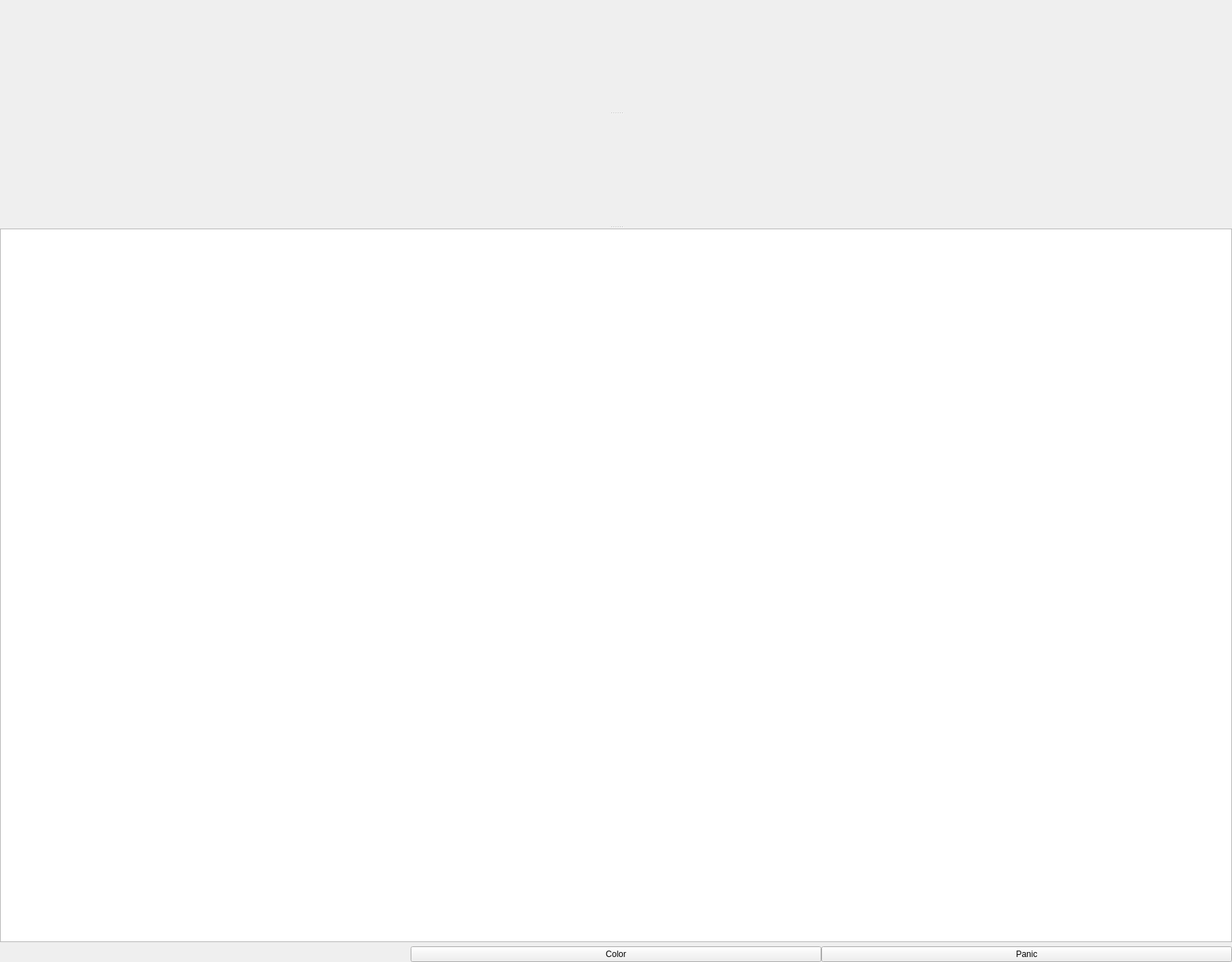
<?xml version="1.0" encoding="UTF-8"?>
<ui version="4.0">
 <class>FaceWidget</class>
 <widget class="QWidget" name="FaceWidget">
  <property name="geometry">
   <rect>
    <x>0</x>
    <y>0</y>
    <width>1731</width>
    <height>1351</height>
   </rect>
  </property>
  <property name="windowTitle">
   <string>Form</string>
  </property>
  <layout class="QVBoxLayout" name="verticalLayout">
   <property name="spacing">
    <number>6</number>
   </property>
   <property name="leftMargin">
    <number>0</number>
   </property>
   <property name="topMargin">
    <number>0</number>
   </property>
   <property name="rightMargin">
    <number>0</number>
   </property>
   <property name="bottomMargin">
    <number>0</number>
   </property>
   <item>
    <widget class="QSplitter" name="splitter">
     <property name="orientation">
      <enum>Qt::Orientation::Vertical</enum>
     </property>
     <widget class="EyesWidget" name="widgetEyes" native="true">
      <property name="sizePolicy">
       <sizepolicy hsizetype="Minimum" vsizetype="Expanding">
        <horstretch>0</horstretch>
        <verstretch>0</verstretch>
       </sizepolicy>
      </property>
      <property name="minimumSize">
       <size>
        <width>0</width>
        <height>0</height>
       </size>
      </property>
     </widget>
     <widget class="RealtimeValuesWidget" name="widgetRealtimeValues" native="true">
      <property name="sizePolicy">
       <sizepolicy hsizetype="Minimum" vsizetype="Expanding">
        <horstretch>0</horstretch>
        <verstretch>0</verstretch>
       </sizepolicy>
      </property>
     </widget>
     <widget class="LogWidget" name="logScroll">
      <property name="sizePolicy">
       <sizepolicy hsizetype="Minimum" vsizetype="Expanding">
        <horstretch>0</horstretch>
        <verstretch>0</verstretch>
       </sizepolicy>
      </property>
     </widget>
    </widget>
   </item>
   <item>
    <widget class="QWidget" name="widgetConnect" native="true">
     <property name="sizePolicy">
      <sizepolicy hsizetype="Expanding" vsizetype="Minimum">
       <horstretch>0</horstretch>
       <verstretch>0</verstretch>
      </sizepolicy>
     </property>
     <layout class="QVBoxLayout" name="verticalLayout_2">
      <property name="spacing">
       <number>0</number>
      </property>
      <property name="leftMargin">
       <number>0</number>
      </property>
      <property name="topMargin">
       <number>0</number>
      </property>
      <property name="rightMargin">
       <number>0</number>
      </property>
      <property name="bottomMargin">
       <number>0</number>
      </property>
      <item>
       <layout class="QHBoxLayout" name="horizontalLayout">
        <item>
         <widget class="TryToggle" name="tryToggleConnect" native="true">
          <property name="sizePolicy">
           <sizepolicy hsizetype="Minimum" vsizetype="Minimum">
            <horstretch>0</horstretch>
            <verstretch>0</verstretch>
           </sizepolicy>
          </property>
          <property name="minimumSize">
           <size>
            <width>10</width>
            <height>20</height>
           </size>
          </property>
         </widget>
        </item>
        <item>
         <widget class="QPushButton" name="pushButtonNewColor">
          <property name="minimumSize">
           <size>
            <width>0</width>
            <height>20</height>
           </size>
          </property>
          <property name="text">
           <string>Color</string>
          </property>
         </widget>
        </item>
        <item>
         <widget class="PanicButton" name="pushButtonPanic">
          <property name="text">
           <string>Panic</string>
          </property>
         </widget>
        </item>
       </layout>
      </item>
     </layout>
    </widget>
   </item>
  </layout>
 </widget>
 <customwidgets>
  <customwidget>
   <class>LogWidget</class>
   <extends>QPlainTextEdit</extends>
   <header location="global">node/LogWidget.hpp</header>
  </customwidget>
  <customwidget>
   <class>TryToggle</class>
   <extends>QWidget</extends>
   <header location="global">components/TryToggle.hpp</header>
   <container>1</container>
  </customwidget>
  <customwidget>
   <class>EyesWidget</class>
   <extends>QWidget</extends>
   <header location="global">expression/EyesWidget.hpp</header>
   <container>1</container>
  </customwidget>
  <customwidget>
   <class>RealtimeValuesWidget</class>
   <extends>QWidget</extends>
   <header location="global">agent/RealtimeValuesWidget.hpp</header>
   <container>1</container>
  </customwidget>
  <customwidget>
   <class>PanicButton</class>
   <extends>QPushButton</extends>
   <header location="global">node/PanicButton.hpp</header>
   <container>1</container>
  </customwidget>
 </customwidgets>
 <resources/>
 <connections>
  <connection>
   <sender>splitter</sender>
   <signal>splitterMoved(int,int)</signal>
   <receiver>FaceWidget</receiver>
   <slot>onSplitterMoved(int,int)</slot>
   <hints>
    <hint type="sourcelabel">
     <x>865</x>
     <y>658</y>
    </hint>
    <hint type="destinationlabel">
     <x>865</x>
     <y>675</y>
    </hint>
   </hints>
  </connection>
  <connection>
   <sender>pushButtonNewColor</sender>
   <signal>clicked()</signal>
   <receiver>FaceWidget</receiver>
   <slot>onColorClicked()</slot>
   <hints>
    <hint type="sourcelabel">
     <x>865</x>
     <y>1328</y>
    </hint>
    <hint type="destinationlabel">
     <x>865</x>
     <y>675</y>
    </hint>
   </hints>
  </connection>
  <connection>
   <sender>pushButtonPanic</sender>
   <signal>toggled(bool)</signal>
   <receiver>FaceWidget</receiver>
   <slot>onPanicToggled(bool)</slot>
   <hints>
    <hint type="sourcelabel">
     <x>1443</x>
     <y>1337</y>
    </hint>
    <hint type="destinationlabel">
     <x>865</x>
     <y>675</y>
    </hint>
   </hints>
  </connection>
 </connections>
 <slots>
  <slot>onSplitterMoved(int,int)</slot>
  <slot>onPanicToggled(bool)</slot>
  <slot>onColorClicked()</slot>
 </slots>
</ui>
